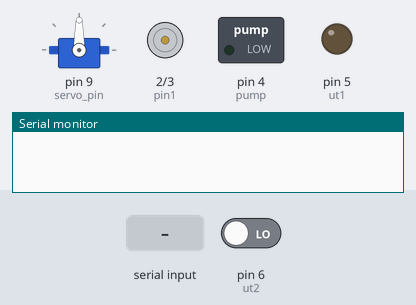
Bench run of a sketch on a simulated Arduino Uno, built with avr-gcc and run on an emulated ATmega328P. On the bench: servo, motor-driver pin pairs drawn as motors (green arrow = first pin HIGH = forward, orange = second pin HIGH = backward, longer = more drive), switched loads named in the sketch (green lamp = pin HIGH), output pins drawn as LEDs (lit = HIGH), the last lines printed to the serial monitor. The test bench sets the inputs (shaded band); at power-on: pin 6 (ut2) LOW.

Above: at 1.2 s.
1.3 s: "w" received over Serial
At 2.4 s:
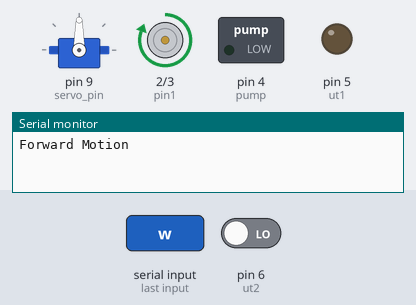
3.5 s: byte 32 (' ') received over Serial
At 5.5 s:
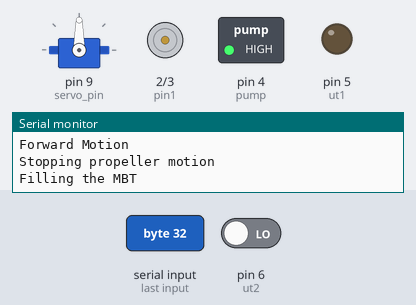
6.0 s: "s" received over Serial
At 7.1 s:
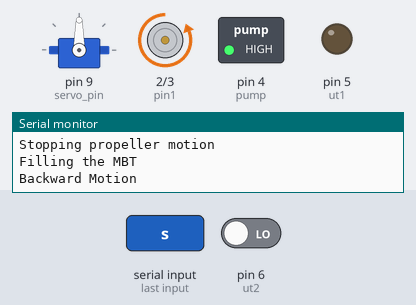
8.0 s: "k" received over Serial
At 9.0 s:
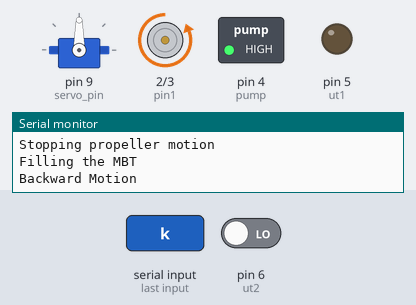
10.0 s: "w" received over Serial
At 11.7 s:
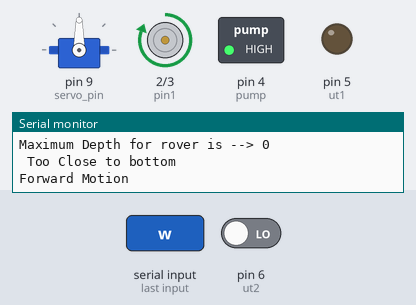
12.0 s: "k" received over Serial
At 13.8 s:
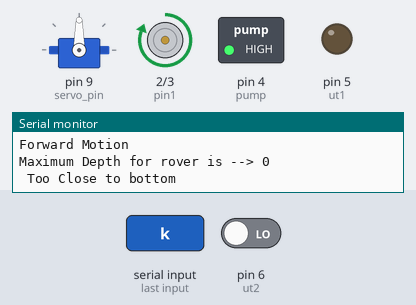
Timing chart, 0 to 15.0 s (numbered marks = the images above; inputs shaded):
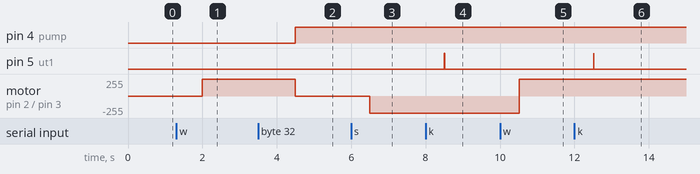

Measured:
- after the input at 1.3 s, motor on pin 2 (pin1) / pin 3 (pin2): stopped → forward 255/255 after 0.70 s
- after the input at 3.5 s, pin 4 (pump): LOW → HIGH after 1.0 s; motor on pin 2 (pin1) / pin 3 (pin2): forward 255/255 → stopped after 1.0 s
- after the input at 6.0 s, motor on pin 2 (pin1) / pin 3 (pin2): stopped → backward 255/255 after 0.50 s
- after the input at 8.0 s, pin 5 (ut1): LOW → HIGH after 0.50 s, → LOW 0.01 s later
- after the input at 10.0 s, motor on pin 2 (pin1) / pin 3 (pin2): backward 255/255 → forward 255/255 after 0.51 s
- after the input at 12.0 s, pin 5 (ut1): LOW → HIGH after 0.52 s, → LOW 0.01 s later

The sketch:

Project.ino
```cpp
#include<Servo.h>
#define servo_pin 9
#define pin1 2
#define pin2 3
#define pump 4
#define ut1 5
#define ut2 6
Servo myservo; //using servo on any pin blocks the pwm function on pins 9 and 10 so i chose pin 9 to connect the servo
int servo_pos = 90,flag1 = 0 , flag2 = 0;

void setup()
{

  // put your setup code here, to run once:
  // Initialize one 2 pins for motor driver as output.
  // lets say pin 1 == 12 & pin 2 == 11.
  // forward condition -- 1 - HIGH & 2 - LOW.
  // Backward condition -- 2 - HIGH & 1 - LOW.
  pinMode( pin1 , OUTPUT ); // Output for Motor Propelor.
  pinMode( pin2 , OUTPUT ); // Output for Motor Propelor.
  pinMode( ut1 , OUTPUT); // Output for Ultrasonic sensor.
  pinMode( ut2 , INPUT);  // Input for Ultrasonic sensor.
  pinMode( pump , OUTPUT );
  servo_init(); // Initializing Servo.
  Serial.begin(9600);
}

int servo_init()
{
  myservo.attach(servo_pin); //attach servo on pwm pin 9
  myservo.write(servo_pos);//set initial position of servo at 90 degrees (so that it stays in between and then can turned both ways)
}

void turn(char t)
{
  if( t == 'd' && flag2 == 1 )//d as in right to turn right => turn(d);
  {
    servo_pos += 5; //increasing angle by 5 deg. i.e. towards the 180 degree side
    Serial.println("Turning Right ");
  }
  else if( t == 'a' && flag2 == 1 )//a as in left to turn left => turn(a);
  {
    servo_pos -= 5; //decrease angle by 5 deg. i.e. towards the 0 degree side
    Serial.println("Turning Left ");
  }
  myservo.write(servo_pos); //set servo final position
  delay(500);//delay for 0.5 secs so that user doesn't turn fully very quickly
  //please suggest a way to get this delay out if possible as it will make the robo control while turning a bit slow
  if( flag2 == 0 )
  {
    Serial.println( "Can't turn RUV as it is not in motion. ");
  }
}

void updown( char up ) // Check for reverse mode.
{
  // take max depth.
  // apply some relation between pump on duration and volume of water filled. FOR NOW TAKE IT AS FOR 1SEC PUMP ON WE FILL 100ML.
  digitalWrite( pin1 , LOW );
  digitalWrite( pin2 , LOW );
  flag2 = 0;
  Serial.println( "Stopping propeller motion" );
  if( up == ' ' )
  {
    digitalWrite( pump , HIGH );
    Serial.println( "Filling the MBT " );
    flag1 = 1;
  }
  if( up == 'b' && flag1 == 0 )
  {
    Serial.println( "Pump is already in rest state ");
  }
  if( up == 'b' && flag1 == 1 )
  {
    digitalWrite( pump , LOW );
    Serial.println( "Stopping Pump " );
    flag1 = 0;
  }
}

long maxdepth()
{
  long duration, distance;
  digitalWrite( ut1 , LOW);  // Added this line
  delay(2); // Added this line
  digitalWrite( ut1 , HIGH);
  //  delayMicroseconds(1000); - Removed this line
  delay(10); // Added this line
  digitalWrite( ut1 , LOW);
  duration = pulseIn( ut2 , HIGH);
  distance = (duration/2) / 29.1;
  Serial.print("Maximum Depth for rover is --> ");
  Serial.println(distance);
  if ( distance <= 10 )
  {
    Serial.println(" Too Close to bottom");
  }
}

void motion( char m )
{
  // put your main code here, to run repeatedly:
  char a = 'w';
  if( m == 'w' )
  {
    // Loop for forward Motion.
    digitalWrite( pin1 , HIGH );
    digitalWrite( pin2 , LOW );
    Serial.println("Forward Motion ");
    flag2 = 1;
  }
  if( m == 's' )
  {
    // Loop for Backward motion.
    m = Serial.read();
    digitalWrite( pin1 , LOW );
    digitalWrite( pin2 , HIGH );
    Serial.println("Backward Motion ");
    flag2 = 1;
  }
}

void closeall()
{
  digitalWrite( pin1 , LOW );
  digitalWrite( pin2 , LOW );
  digitalWrite( ut1 , LOW );
  digitalWrite( ut2 , LOW );
  digitalWrite( pump , LOW );
  flag1 = 0;
  flag2 = 0;
}

void loop()
{
  int ch;
  ch = Serial.read();
  delay(500);
  switch(ch)
  {
   case ' ' :    updown(' ');
                 break;

   case 'b' :    updown('b');
                 break;

   case 'w' :    motion('w');
                 break;

   case 's' :    motion('s');
                 break;

   case 'a' :    turn('a');
                 break;

   case 'd' :    turn('d');
                 break;

   case 'k' :    maxdepth();
                 break;

   case 'x' :    closeall();
                 myservo.write(90);
                 Serial.println( " Clossing All Output " );
  }
}
```
